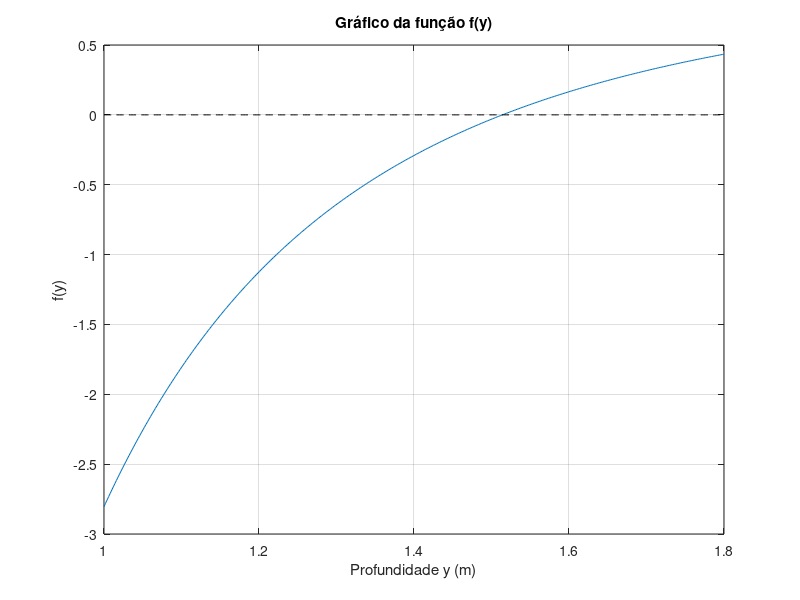

The MATLAB source for this figure:
function plot_falsa_posicao()
    % Constantes
    g = 9.81; % m/s^2
    Q = 20;   % m^3/s

    % Função f(y)
    f = @(y) 1 - Q^2 * (3 + y) / (g * (3 * y + y^2 / 2)^3);

    % Valores de y para plotagem
    y_values = linspace(1.0, 1.8, 400);
    f_values = arrayfun(f, y_values);

    % Criando o gráfico
    figure;
    plot(y_values, f_values);
    title('Gráfico da função f(y)');
    xlabel('Profundidade y (m)');
    ylabel('f(y)');
    grid on;
    hold on;
    % Linha y = 0 para referência
    plot(y_values, zeros(size(y_values)), '--k');
    hold off;
end
